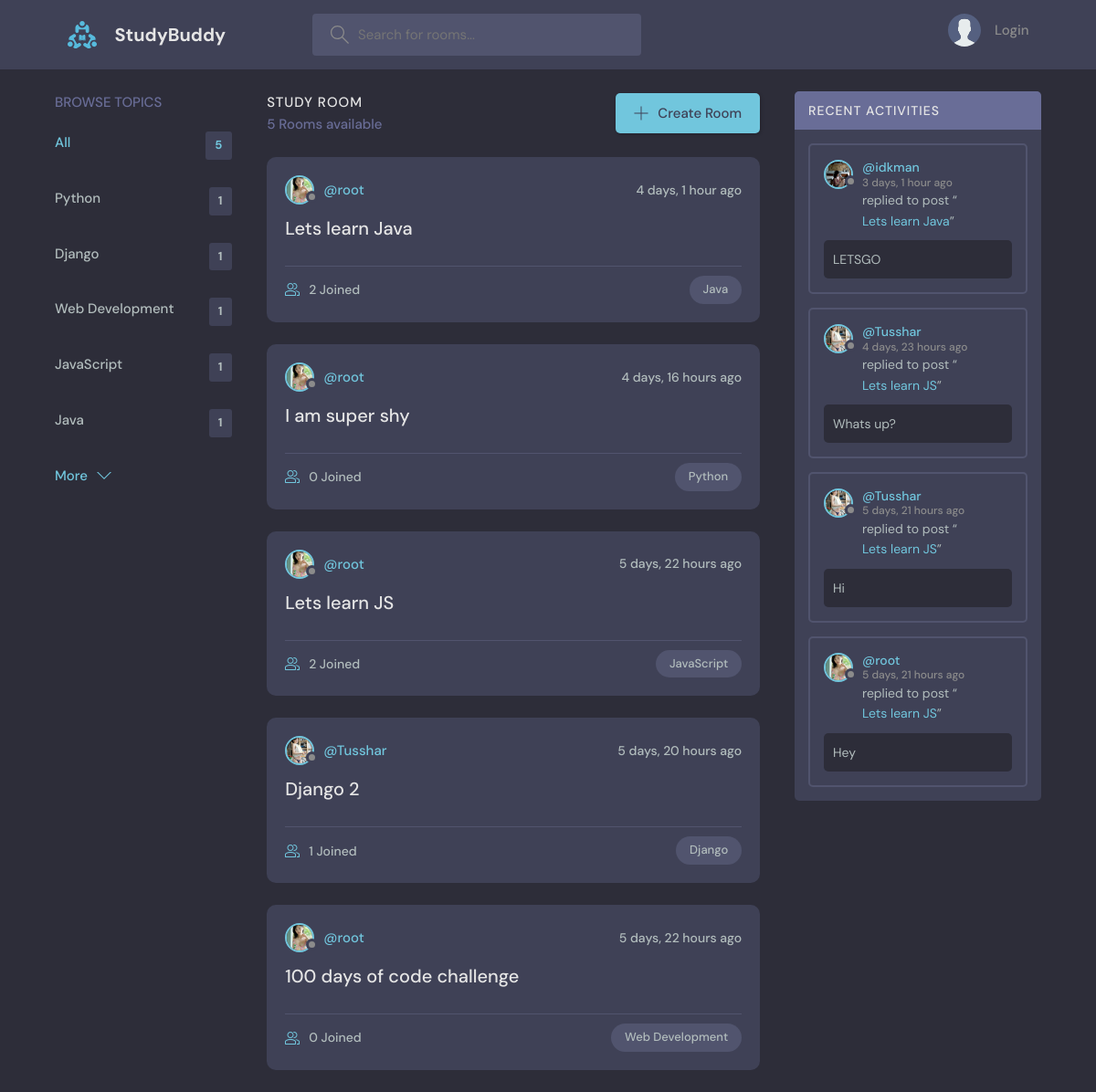
The page / on the database its author committed.
### base/models.py (models this page shows, shortened)
class Topic(models.Model):
    name=models.CharField(max_length=200)

class Room(models.Model):
    host=models.ForeignKey(User,on_delete=models.SET_NULL,null=True)
    topic=models.ForeignKey(Topic,on_delete=models.SET_NULL,null=True)
    name=models.CharField(max_length=200)
    description=models.TextField(null=True,blank=True)
    updated=models.DateTimeField(auto_now=True)
    created=models.DateTimeField(auto_now_add=True)
    participants=models.ManyToManyField(User,related_name='participants',blank=True)
    class Meta:
        ordering=['-updated','-created']
    def __str__(self):
        return self.name

class UserProfile(models.Model):
    user   = models.OneToOneField(User,on_delete=models.CASCADE,null=True,blank=True)
    avatar = models.ImageField()

class Message(models.Model):
    user=models.ForeignKey(User,on_delete=models.CASCADE)
    room=models.ForeignKey(Room,on_delete=models.CASCADE)
    body=models.TextField()
    updated=models.DateTimeField(auto_now=True)
    created=models.DateTimeField(auto_now_add=True)
    class Meta:
        ordering=['-updated','-created']

### base/views.py (the view)
# urls.py: path('',views.home,name="home"),
def home(request):
    q=request.GET.get('q')
    if request.GET.get('q')==None:
        q=''
    rooms=Room.objects.filter(
        Q(topic__name__contains=q) |
        Q(name__icontains=q) |
        Q(description__icontains=q)
    )
    room_count=rooms.count()
    topics=Topic.objects.all()[0:5]
    room_messages=Message.objects.filter(Q(room__topic__name__icontains=q))
    context={'rooms':rooms,'topics':topics,'room_count':room_count,"room_messages":room_messages,}
    return render(request,'base/home.html',context)

### base/templates/base/home.html (shortened to what this page needs)
{%extends 'main.html'%}
{%block content%}
    <main class="layout layout--3">
      <div class="container">
        {%include 'base/topics_component.html'%}
        <div class="roomList">
          <div class="roomList__header">
            <div>
              <h2>Study Room</h2>
              <p>{{room_count}} Rooms available</p>
            </div>
            <a class="btn btn--main" href="{% url 'create-room' %}">
              <svg version="1.1" xmlns="http://www.w3.org/2000/svg" width="32" height="32" viewBox="0 0 32 32">
                <title>add</title>
                <path
                  d="M16.943 0.943h-1.885v14.115h-14.115v1.885h14.115v14.115h1.885v-14.115h14.115v-1.885h-14.115v-14.115z"
                ></path>
              </svg>
              Create Room
            </a>
          </div>
          {% include 'base/feed_component.html'%}
        </div>
        {% include 'base/activity_component.html'%}
      </div>
    </main>
    {% endblock %}

### base/templates/base/topics_component.html
<div class="topics">
    <div class="topics__header">
      <h2>Browse Topics</h2>
    </div>
    <ul class="topics__list">
      <li>
        <a href="{%url 'home'%}" class="active">All <span>{{topics.count}}</span></a>
      </li>
      {%for topic in topics%}
      <li>
        <a href="{%url 'home'%}?q={{topic.name}}">{{topic.name}} <span>{{topic.room_set.all.count}}</span></a>
      </li>
      {%endfor%}
    </ul>
    <a class="btn btn--link" href="{%url 'topics'%}">
      More
      <svg version="1.1" xmlns="http://www.w3.org/2000/svg" width="32" height="32" viewBox="0 0 32 32">
        <title>chevron-down</title>
        <path d="M16 21l-13-13h-3l16 16 16-16h-3l-13 13z"></path>
      </svg>
    </a>
  </div>

### base/templates/base/feed_component.html (shortened to what this page needs)
{% for room in rooms %}
<div class="roomListRoom">
    <div class="roomListRoom__header">
      <a href="{% url 'user-profile' room.host.id %}" class="roomListRoom__author">
        <div class="avatar avatar--small">
          <img src="{{room.host.userprofile.avatar.url}}" />
        </div>
        <span>@{{room.host.username}}</span>
      </a>
      <div class="roomListRoom__actions">
        <span>{{room.created|timesince}} ago</span>
      </div>
    </div>
    <div class="roomListRoom__content">
      <a href="{% url 'room' room.id %}">{{room.name}}</a>
    </div>
    <div class="roomListRoom__meta">
      <a href="{% url 'room' room.id %}" class="roomListRoom__joined">
        {{room.participants.all.count}} Joined
      </a>
      <p class="roomListRoom__topic">{{room.topic.name}}</p>
    </div>
  </div>
  {% endfor %}

### base/templates/base/activity_component.html (shortened to what this page needs)
<div class="activities">
        <div class="activities__header">
          <h2>Recent Activities</h2>
        </div>
        {% for message in room_messages%}
        <div class="activities__box">
          <div class="activities__boxHeader roomListRoom__header">
            <a href="{%url 'user-profile' message.user.id%}" class="roomListRoom__author">
              <div class="avatar avatar--small">
                <img src="{{message.user.userprofile.avatar.url}}" />
              </div>
              <p>
                @{{message.user}}
                <span>{{message.created|timesince}} ago</span>
              </p>
            </a>
          </div>
          <div class="activities__boxContent">
            <p>replied to post “<a href="{% url 'room' message.room.id%}">{{message.room}}</a>”</p>
            <div class="activities__boxRoomContent">
              {{message.body}}
            </div>
          </div>
        </div>
        {%endfor%}
      </div>

### rows shown on the page
Topic: name "Python", room_set.all.count "1"
Topic: name "Django", room_set.all.count "1"
Topic: name "Web Development", room_set.all.count "1"
Topic: name "JavaScript", room_set.all.count "1"
Topic: name "Java", room_set.all.count "1"
Room: host.userprofile.avatar (picture), host.username "root", created "4 days, 1 hour", name "Lets learn Java", participants.all.count "2", topic.name "Java"
Room: host.userprofile.avatar (picture), host.username "root", created "4 days, 16 hours", name "I am super shy", participants.all.count "0", topic.name "Python"
Room: host.userprofile.avatar (picture), host.username "root", created "5 days, 22 hours", name "Lets learn JS", participants.all.count "2", topic.name "JavaScript"
Room: host.userprofile.avatar (picture), host.username "Tusshar", created "5 days, 20 hours", name "Django 2", participants.all.count "1", topic.name "Django"
Room: host.userprofile.avatar (picture), host.username "root", created "5 days, 22 hours", name "100 days of code challenge", participants.all.count "0", topic.name "Web Development"
Message: user.userprofile.avatar (picture), user "idkman", created "3 days, 1 hour", room "Lets learn Java", body "LETSGO"
Message: user.userprofile.avatar (picture), user "Tusshar", created "4 days, 23 hours", room "Lets learn JS", body "Whats up?"
Message: user.userprofile.avatar (picture), user "Tusshar", created "5 days, 21 hours", room "Lets learn JS", body "Hi"
Message: user.userprofile.avatar (picture), user "root", created "5 days, 21 hours", room "Lets learn JS", body "Hey"

### other values the page prints
{{ topics.count }} "5"
{{ room_count }} "5"
